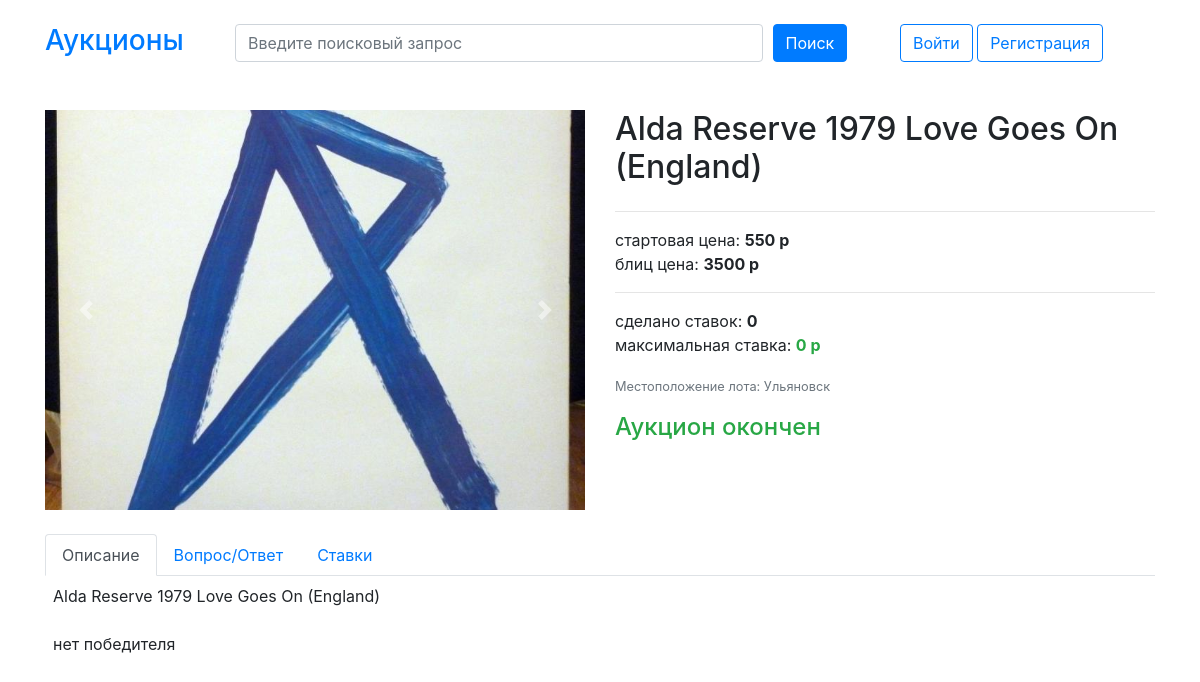
The page /auctions/10 on the database its author committed.
### photo/models.py (models this page shows)
class Photo(models.Model):
    id = models.AutoField(primary_key=True)
    auction = models.ForeignKey(Auction, on_delete=models.CASCADE, related_name='photos')
    file = models.ImageField(upload_to="auction_photo")

### auction/models.py (models this page shows, shortened)
class Auction(models.Model):
    id = models.AutoField(primary_key=True)
    name = models.CharField(max_length=400)
    lc_name = models.CharField(max_length=400)
    description = models.TextField()
    lc_description = models.TextField()
    start_price = models.IntegerField()
    blitz_price = models.IntegerField()
    end_date = models.DateTimeField()
    location_city = models.CharField(max_length=400)
    user = models.ForeignKey(User, on_delete=models.CASCADE, related_name='+')
    started = models.BooleanField(default=False)
    def max_bet(self):
        bets = self.bets.order_by('-bet')[:1]
        if bets:
            return bets[0].bet
        return 0
    def first_level_comments(self):
        comments = self.comments.filter(parent_id__isnull=True)
        return comments
    def finished(self):
        if self.max_bet() >= self.blitz_price:
            return True
        end_date = self.end_date
        now = pytz.utc.localize(datetime.now())
        if end_date <= now:
            return True
        return False
    def winner(self):
        if not self.finished():
            return None
        try:
            max_bet = self.bets.order_by('-bet')[:1].get()
        except Bet.DoesNotExist:
            return None
        winner = max_bet.user
        return winner

### auction/views.py (the view)
# urls.py: path('auctions/<int:auction_id>', auction_views.auction, name='auction'),
def auction(request: HttpRequest, auction_id: int):
    try:
        auction = Auction.objects.get(pk=auction_id)
    except Auction.DoesNotExist:
        raise Http404
    parent_of_empty_comment = request.session.pop('parent_of_empty_comment', None)
    comment_save_called = request.session.pop('comment_save_called', None)
    bet_saved = request.session.pop('bet_saved', None)
    invalid_stake = request.session.pop('invalid_stake', None)
    active_tab = 'description'
    if comment_save_called:
        active_tab = 'q-and-a'
    elif bet_saved:
        active_tab = 'stakes'
    permissions = _auction_view_permissions(auction, request.user)
    return render(
        request,
        template_name='auction.html',
        context={
            'auction': auction,
            'parent_of_empty_comment': parent_of_empty_comment,
            'comment_save_called': comment_save_called,
            'active_tab': active_tab,
            'invalid_stake': invalid_stake,
            'permissions': permissions
        }
    )

### AuctionApp/context_processors.py (called while the page is built)
def request_context_processor(request):
    return {
        'request': request
    }

### templates/auction.html (shortened to what this page needs)
{% extends 'layout.html' %}
{% block main %}
    <div class="l-auction">
        <div class="row">
            <div class="col-6">
                {% if auction.photos.count > 0 %}
                    <div id="carouselAuctionPhotos" class="carousel slide" data-ride="carousel">
                        <div class="carousel-inner">
                            {% for photo in auction.photos.all %}
                                <div class="carousel-item{% if forloop.counter == 1 %} active{% endif %}">
                                    <img src="{{ photo.file.url }}" alt="">
                                </div>
                            {% endfor %}
                        </div>
                        <a class="carousel-control-prev" href="#carouselAuctionPhotos" role="button" data-slide="prev">
                            <span class="carousel-control-prev-icon" aria-hidden="true"></span>
                        </a>
                        <a class="carousel-control-next" href="#carouselAuctionPhotos" role="button" data-slide="next">
                            <span class="carousel-control-next-icon" aria-hidden="true"></span>
                        </a>
                    </div>
                {% endif %}
            </div>
            <div class="col-6">
                <h1 class="h2 mb-4">{{ auction.name }}</h1>
                <hr>
                <p>
                    стартовая цена: <strong>{{ auction.start_price }} р</strong><br>
                    блиц цена: <strong>{{ auction.blitz_price }} р</strong>
                </p>
                <hr>
                <p>
                    сделано ставок: <strong>{{ auction.bets.count }}</strong><br>
                    максимальная ставка: <strong class="text-success">{{ auction.max_bet }} р</strong>
                </p>
                <p>
                    <small class="text-muted">Местоположение лота: {{ auction.location_city }}</small>
                </p>
                {% if permissions.can_see_auction_ended_message %}
                    <p class="text-success h4">Аукцион окончен</p>
                {% endif %}
            </div>
        </div>
        <div class="row mt-4">
            <div class="col-12">
                <ul class="nav nav-tabs" id="myTab" role="tablist">
                    <li class="nav-item">
                        <a class="nav-link{% if active_tab == 'description' %} active{% endif %}" data-toggle="tab" href="#description">Описание</a>
                    </li>
                    <li class="nav-item">
                        <a class="nav-link{% if active_tab == 'q-and-a' %} active{% endif %}" data-toggle="tab" href="#q-and-a">Вопрос/Ответ</a>
                    </li>
                    <li class="nav-item">
                        <a class="nav-link{% if active_tab == 'stakes' %} active{% endif %}" data-toggle="tab" href="#stakes">Ставки</a>
                    </li>
                </ul>
                <div class="tab-content p-2">
                    <div class="tab-pane fade{% if active_tab == 'description' %} show active{% endif %}" id="description" role="tabpanel" aria-labelledby="home-tab">
                        {{ auction.description|linebreaksbr }}
                    </div>
                </div>
            </div>
        </div>
    </div>
    {% load static %}
{% endblock %}

### static/css/style.css (style rules this page uses)
.l-auction .carousel-inner { height: 400px; display: flex; align-items: center; background-color: #f7f7f7; }
.l-auction .carousel-inner img { max-width: 100%; max-height: 100%; }

### rows shown on the page
Photo: file (picture)
Auction: name "Alda Reserve 1979 Love Goes On (England)", start_price "550", blitz_price "3500", bets.count "0", max_bet "0", location_city "Ульяновск", description "Alda Reserve 1979 Love Goes On (England) нет победителя"
